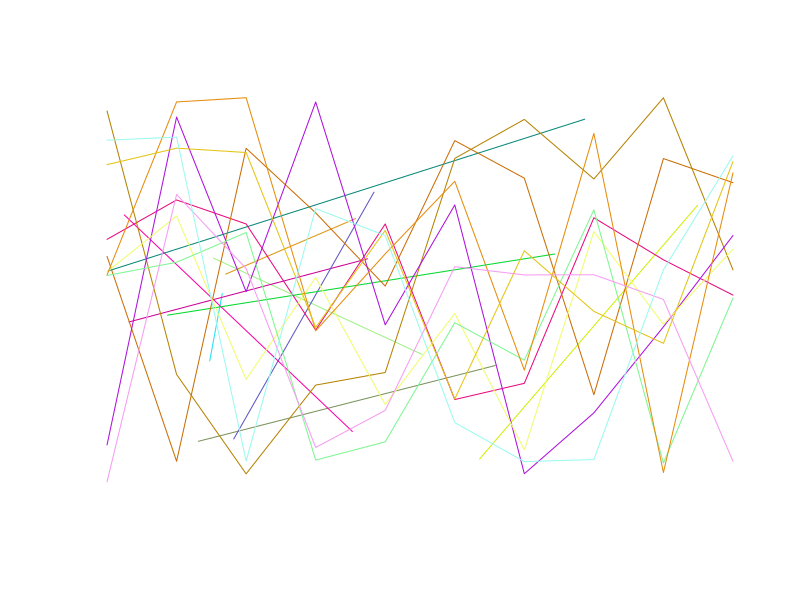
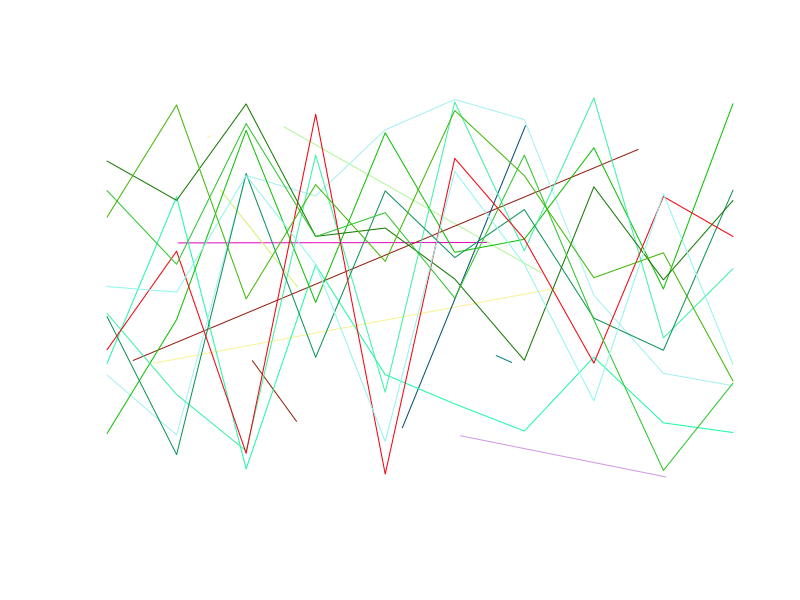

These charts were generated, in order, by the following R code:
## ---- chunk 1
library(circlize)
## ---- chunk 2
make_art <- function(seed = NULL){
  if(!is.null(seed)){
    seed <- set.seed()
  }
  plot(1:10, axes = FALSE, ann = FALSE, type = "n")
  for(i in 1:10){
    segments(runif(1, min = 1, max = 10), runif(1, min = 1, max = 10), 
             runif(1, min = 1, max = 10), runif(1, min = 1, max = 10), 
             col = rand_color(1))
  }
  for(i in 1:10){
    lines(runif(10, min = 1, max = 10), col = rand_color(1))
  }
}
## ---- chunk 3
make_art()
## ---- chunk 4
make_art(set.seed(1234))
